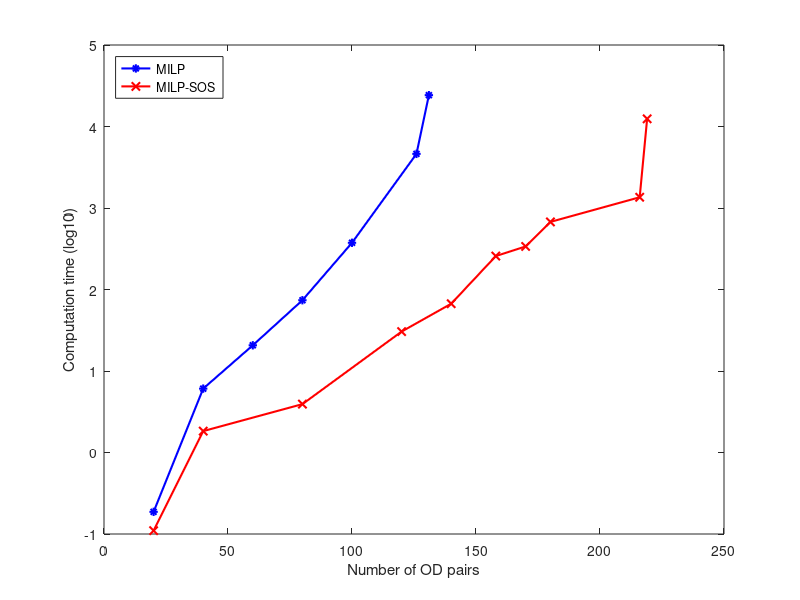

Here is the MATLAB script that generated this plot:
xsos = [20 40 80 120 140 158 170 180 216 219];
ysos = [0.11 1.83 3.92 30.45 66.91 257.31 337.39 675 1354 12410];
ysoslog = log10(ysos);

xori = [20 40 60 80 100 126 131];
yori = [0.187 6.08 20.67 73.84 374.34 4615 24231];
yorilog = log10(yori);

% plot(xori, yori, 'b-*','LineWidth',1.5);hold on
% plot(xsos, ysos, 'r-x','LineWidth',1.5);

plot(xori, yorilog, 'b-*','LineWidth',1.5);hold on
plot(xsos, ysoslog, 'r-x','LineWidth',1.5);

xlabel('Number of OD pairs');
ylabel('Computation time (log10)');

legend('MILP','MILP-SOS','Location','northwest')